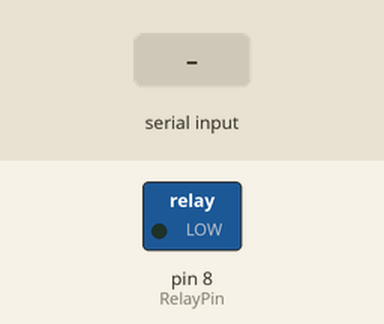
The sketch below on a simulated Arduino Uno, built with avr-gcc and run on an emulated ATmega328P. On the bench: switched loads named in the sketch (green lamp = pin HIGH). Dashed ring = blinking. Inputs (shaded band) come from the test bench. What the sketch prints to the serial monitor is not drawn.

Above: at 1.5 s.
1.6 s: "ON,1\n" received over Serial
At 2.8 s:
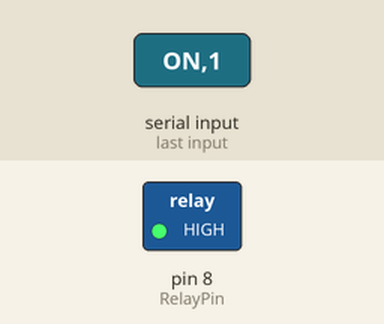
4.6 s: "OFF,1\n" received over Serial
At 4.6 s:
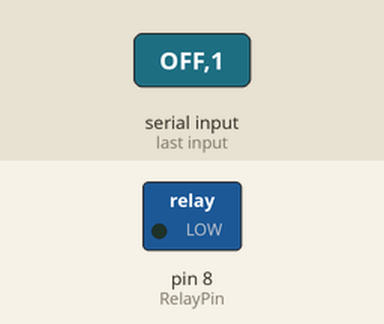
6.5 s: "ON,150\n" received over Serial
At 9.4 s:
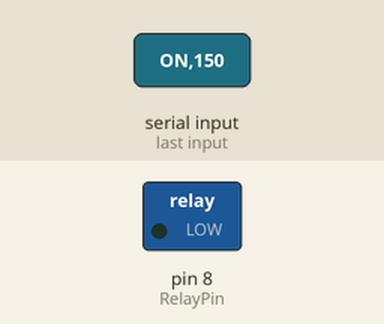
9.5 s: "OFF,150\n" received over Serial
At 10.5 s:
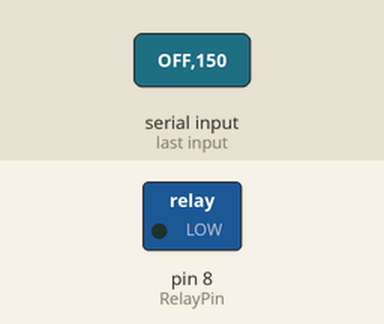
Timing chart, 0 to 12.0 s (numbered marks = the images above; inputs shaded):
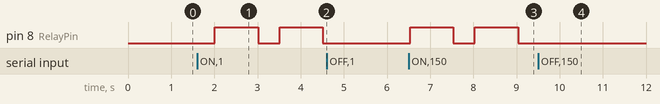

Measured:
- after the input at 1.6 s, pin 8 (RelayPin): alternates HIGH for 1.0 s and LOW for 0.50 s, starting after 0.41 s
- after the input at 4.6 s, pin 8 (RelayPin): stays LOW (without the input it goes to HIGH after 0.41 s)
- after the input at 6.5 s, pin 8 (RelayPin): alternates HIGH for 1.0 s and LOW for 0.50 s, starting at once
- after the input at 9.5 s, pin 8 (RelayPin): stays LOW (without the input it goes to HIGH after 0.04 s)

The sketch:

PID_Control.ino
```cpp
const byte numChars = 32;
char receivedChars[numChars];
char tempChars[numChars];


int integerFromPC = 0;
float floatFromPC = 0.0;

const int RelayPin = 8;
float actual_temp, set_temp =0.0;
float ramp_set = 0.0;
bool start_relay_Flag = false;
int ramp_counter = 0;

bool new_data = false;


void setup() {
  Serial.begin(9600);
  pinMode(RelayPin, OUTPUT);
  digitalWrite(RelayPin, LOW);

}

void loop() {

  //showParsedData();


//  // Setting the relay based on current temp, ramp, set temp
 if(start_relay_Flag){

    //debug
    Serial.print("relay flag ON");
    Serial.print("Current temp ");
    Serial.print(actual_temp);
    Serial.print("Set temp ");
    Serial.print(set_temp);
    //
    digitalWrite(RelayPin, HIGH);
    delay(1000);
    digitalWrite(RelayPin, LOW);


 }
 else {
  //Serial.print("relay flag OFF");
  digitalWrite(RelayPin, LOW);
 }

  delay(500);


}

/*
  SerialEvent occurs whenever a new data comes in the hardware serial RX. This
  routine is run between each time loop() runs, so using delay inside loop can
  delay response. Multiple bytes of data may be available.
*/
void serialEvent() {
  char endMarker = '\n';
  static byte ndx = 0;
  char rc;

    while (Serial.available() > 0) {
      rc = Serial.read();


      if (rc != endMarker) {
        receivedChars[ndx] = rc;
        ndx++;
        if (ndx >= numChars) {
          ndx = numChars - 1;
         }
      }
      else {
        receivedChars[ndx] = '\0'; // terminate the string
        ndx = 0;

      }
      new_data = true;
    }

    if (new_data){
      Serial.print("parseing");
      delay(10);
      parseData();
      new_data= false;
    }


    // }
}


//============

void parseData() {      // split the data into its parts

    char * strtokIndx; // this is used by strtok() as an index
    char com[5] = {0};
    strtokIndx = strtok(receivedChars,",");      // get the first part - the string
    strcpy(com, strtokIndx); // copy it to messageFromPC
    String command = String(com);
    Serial.print(command);

    if (command =="ON"){

      start_relay_Flag = true;
      Serial.print("Relay true");

    }

    else if (command=="OFF"){
      start_relay_Flag = false;

    }

    else if (command =="SET") {
      strtokIndx = strtok(NULL, ","); // this continues where the previous call left off
      ramp_set = atoi(strtokIndx);     // convert this part to an integer
      Serial.print(ramp_set);

      strtokIndx = strtok(NULL, ",");
      set_temp = atof(strtokIndx);     // convert this part to a float
      Serial.print(set_temp);

      start_relay_Flag = true;

    }

    else if (command =="temp") {

      strtokIndx = strtok(NULL, ",");
      actual_temp = atof(strtokIndx);     // convert this part to a float

      Serial.print(actual_temp);

      if (actual_temp >= set_temp-0.5 && actual_temp <= set_temp+0.5){
        start_relay_Flag = false;

      }
    }

    else {
      Serial.print("Wrong Data");
    }


}
```
